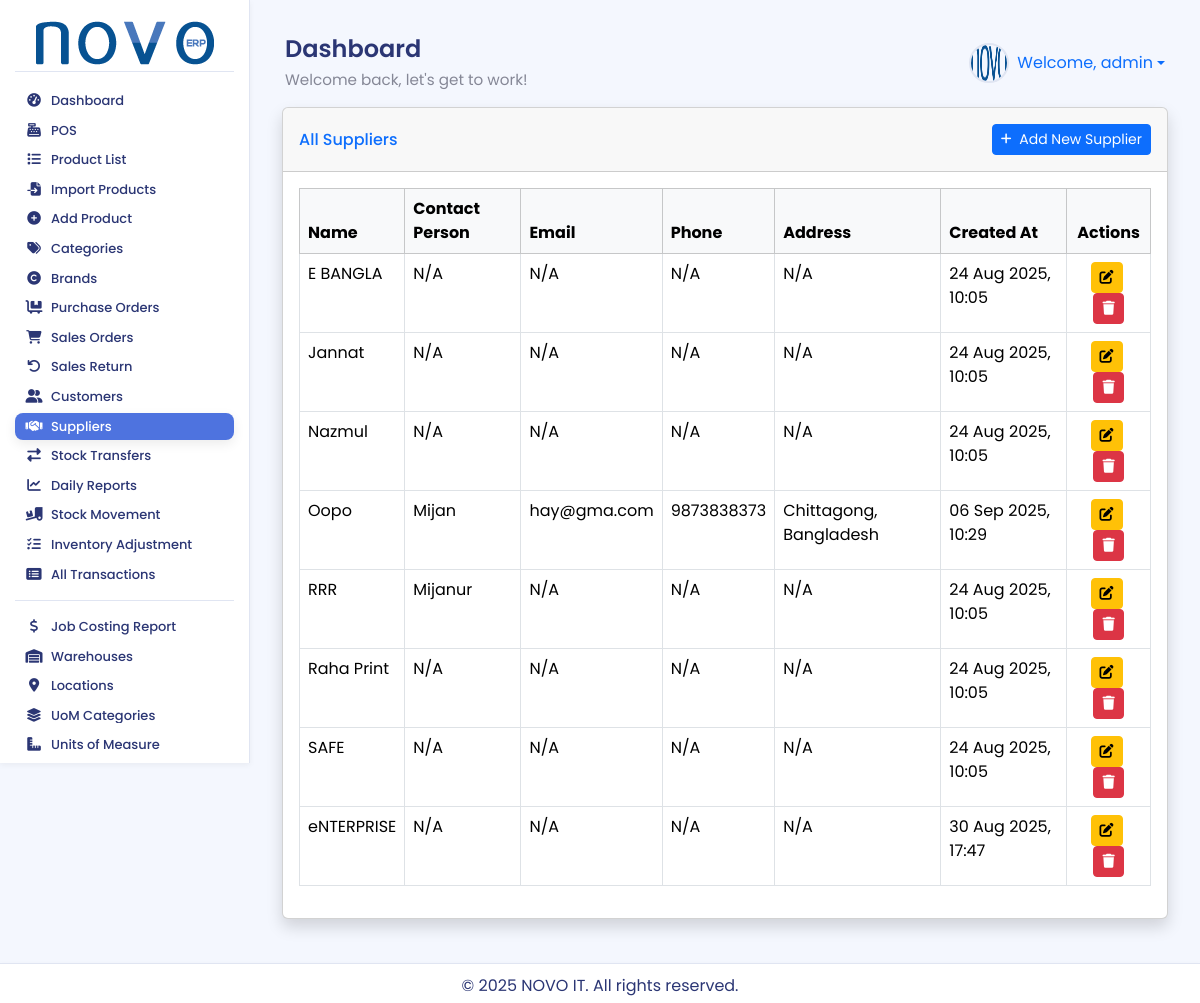
Page /partners/suppliers/ (signed in) on the committed database.
### accounts/models.py (models this page shows, shortened)
class User(AbstractUser):
    warehouse = models.ForeignKey(
        Warehouse,
        on_delete=models.SET_NULL,
        null=True,
        blank=True,
        related_name='users', # এই গুদামের সাথে যুক্ত ইউজারদের সহজে খুঁজে পাওয়ার জন্য
        verbose_name="Assigned Warehouse" # অ্যাডমিন প্যানেলে প্রদর্শনের জন্য
    )
    class Meta:
        verbose_name = "User"
        verbose_name_plural = "Users"

### partners/models.py (models this page shows, shortened)
class Supplier(models.Model):
    name = models.CharField(max_length=200, unique=True)
    contact_person = models.CharField(max_length=100, blank=True, null=True)
    email = models.EmailField(blank=True, null=True)
    phone = models.CharField(max_length=20, blank=True, null=True)
    address = models.TextField(blank=True, null=True)
    created_at = models.DateTimeField(auto_now_add=True)
    updated_at = models.DateTimeField(auto_now=True)
    class Meta:
        db_table = 'inventory_supplier'

### partners/views.py (the view)
# urls.py: path('suppliers/', views.supplier_list, name='supplier_list'),
@login_required
@permission_required('partners.view_supplier', login_url='/admin/')
def supplier_list(request):
    suppliers = Supplier.objects.all().order_by('name')
    return render(request, 'partners/supplier_list.html', {'suppliers': suppliers, 'title': 'All Suppliers'})

### partners/templates/partners/supplier_list.html (shortened to what this page needs)
{% extends 'base.html' %}
{% load static %}
{% block content %}
<div class="container-fluid">
    <div class="card shadow mb-4">
        <div class="card-header py-3 d-flex flex-row align-items-center justify-content-between">
            <h6 class="m-0 font-weight-bold text-primary">All Suppliers</h6>
            <a href="{% url 'partners:add_supplier' %}" class="btn btn-primary btn-sm">
                 Add New Supplier
            </a>
        </div>
        <div class="card-body">
            <div class="table-responsive">
                <table class="table table-bordered table-hover" width="100%" cellspacing="0">
                    <thead class="table-light">
                        <tr>
                            <th>Name</th>
                            <th>Contact Person</th>
                            <th>Email</th>
                            <th>Phone</th>
                            <th>Address</th>
                            <th>Created At</th>
                            <th class="text-center">Actions</th>
                        </tr>
                    </thead>
                    <tbody>
                        {% for supplier in suppliers %}
                        <tr>
                            <td>{{ supplier.name }}</td>
                            <td>{{ supplier.contact_person|default:"N/A" }}</td>
                            <td>{{ supplier.email|default:"N/A" }}</td>
                            <td>{{ supplier.phone|default:"N/A" }}</td>
                            <td>{{ supplier.address|truncatechars:50|default:"N/A" }}</td>
                            <td>{{ supplier.created_at|date:"d M Y, H:i" }}</td>
                            <td class="text-center">
                                <a href="{% url 'partners:edit_supplier' supplier.pk %}" class="btn btn-warning btn-sm me-1" title="Edit">
                                    <i class="fas fa-edit"></i>
                                </a>
                                <a href="{% url 'partners:delete_supplier' supplier.pk %}" class="btn btn-danger btn-sm" title="Delete">
                                    <i class="fas fa-trash"></i>
                                </a>
                            </td>
                        </tr>
                        {% empty %}
                        <tr>
                            <td colspan="7" class="text-center">No suppliers found.</td>
                        </tr>
                        {% endfor %}
                    </tbody>
                </table>
            </div>
        </div>
    </div>
</div>
{% endblock %}

### inventory_system/templates/base.html (shortened to what this page needs)
{% load static %}
<!DOCTYPE html>
<html lang="en">
<head>
    <link href="https://cdn.jsdelivr.net/npm/select2@4.1.0-rc.0/dist/css/select2.min.css" rel="stylesheet" />
    <link href="https://cdn.jsdelivr.net/npm/bootstrap@5.3.3/dist/css/bootstrap.min.css" rel="stylesheet">
    <link rel="stylesheet" href="https://cdnjs.cloudflare.com/ajax/libs/font-awesome/6.4.0/css/all.min.css">
    <link rel="stylesheet" href="{% static 'css/style.css' %}">
</head>
<body>
<div class="wrapper">
    {% if user.is_authenticated %}
    <aside class="sidebar-nav">
        <div class="sidebar-header">
            <a href="{% url 'dashboard' %}">
                <img src="{% static 'images/logo.png' %}" alt="NOVO ERP Logo">
            </a>
        </div>
        <ul class="sidebar-menu">
            {% with user.groups.all|join:", " as user_groups %}
            {% if 'POS Sales Staff' in user_groups %}
                <li><a href="{% url 'pos:pos_view' %}"><i class="fas fa-cash-register fa-fw"></i> <span>POS</span></a></li>
                <li><a href="{% url 'products:product_list' %}"><i class="fas fa-list fa-fw"></i> <span>Product List</span></a></li>
            {% elif user.is_superuser %}
                <li><a href="{% url 'dashboard' %}"><i class="fas fa-tachometer-alt fa-fw"></i> <span>Dashboard</span></a></li>
                <li><a href="{% url 'pos:pos_view' %}"><i class="fas fa-cash-register fa-fw"></i> <span>POS</span></a></li>
                <li><a href="{% url 'products:product_list' %}"><i class="fas fa-list fa-fw"></i> <span>Product List</span></a></li>
                <li><a href="{% url 'products:import_products' %}"><i class="fas fa-file-import fa-fw"></i> <span>Import Products</span></a></li>
                <li><a href="{% url 'products:add_product' %}"><i class="fas fa-plus-circle fa-fw"></i> <span>Add Product</span></a></li>
                <li><a href="{% url 'products:category_list' %}"><i class="fas fa-tags fa-fw"></i> <span>Categories</span></a></li>
                <li><a href="{% url 'products:brand_list' %}"><i class="fas fa-copyright fa-fw"></i> <span>Brands</span></a></li>
                <li><a href="{% url 'purchase:purchase_order_list' %}"><i class="fas fa-dolly-flatbed fa-fw"></i> <span>Purchase Orders</span></a></li>
                <li><a href="{% url 'sales:sales_order_list' %}"><i class="fas fa-shopping-cart fa-fw"></i> <span>Sales Orders</span></a></li>
                <li><a href="{% url 'sales:create_sales_return' %}"><i class="fas fa-undo fa-fw"></i> <span>Sales Return</span></a></li>
                <li><a href="{% url 'partners:customer_list' %}"><i class="fas fa-user-friends fa-fw"></i> <span>Customers</span></a></li>
                <li><a href="{% url 'partners:supplier_list' %}"><i class="fas fa-handshake fa-fw"></i> <span>Suppliers</span></a></li>
                <li><a href="{% url 'purchase:stock_transfer_request_list' %}"><i class="fas fa-exchange-alt fa-fw"></i> <span>Stock Transfers</span></a></li>
                <li><a href="{% url 'reports:daily_sales_report' %}"><i class="fas fa-chart-line fa-fw"></i> <span>Daily Reports</span></a></li>
                <li><a href="{% url 'stock:stock_movement_report' %}"><i class="fas fa-truck-loading fa-fw"></i> <span>Stock Movement</span></a></li>
                <li><a href="{% url 'stock:inventory_adjustment' %}"><i class="fas fa-tasks fa-fw"></i> <span>Inventory Adjustment</span></a></li>
                <li><a href="{% url 'stock:transaction_list' %}"><i class="fas fa-list-alt fa-fw"></i> <span>All Transactions</span></a></li>
                <div class="sidebar-divider"></div>
                <li><a href="{% url 'costing:job_costing_report' %}"><i class="fas fa-dollar-sign fa-fw"></i> <span>Job Costing Report</span></a></li>
                <li><a href="{% url 'stock:warehouse_list' %}"><i class="fas fa-warehouse fa-fw"></i> <span>Warehouses</span></a></li>
                <li><a href="{% url 'stock:location_list' %}"><i class="fas fa-map-marker-alt fa-fw"></i> <span>Locations</span></a></li>
                <li><a href="{% url 'products:uom_category_list' %}"><i class="fas fa-layer-group fa-fw"></i> <span>UoM Categories</span></a></li>
                <li><a href="{% url 'products:unit_of_measure_list' %}"><i class="fas fa-ruler-combined fa-fw"></i> <span>Units of Measure</span></a></li>
                <li><a href="{% url 'management:backup_restore' %}"> <span>Backup/Restore</span></a></li>
            {% endif %}
            {% endwith %}
        </ul>
    </aside>
    {% endif %}
    <div class="main-content">
        {% if user.is_authenticated %}
        <header class="header">
            <div class="header-title">
                <h1>{% block page_title %}Dashboard{% endblock %}</h1>
                <p>Welcome back, let's get to work!</p>
            </div>
            <div class="d-flex align-items-center">
                <div class="user-profile dropdown">
                    <a href="#" class="dropdown-toggle text-decoration-none d-flex align-items-center" data-bs-toggle="dropdown" aria-expanded="false">
                        <img src="{% static 'images/default_avatar.png' %}" alt="Avatar" class="me-2"> Welcome, {{ user.username }}
                    </a>
                </div>
            </div>
        </header>
        {% endif %}
        <main>
            {% block content %}{% endblock %}
        </main>
        <footer class="footer">
            <p>&copy; {% now "Y" %} NOVO IT. All rights reserved.</p>
        </footer>
    </div>
</div>
</body>
</html>

### static/css/style.css (style rules this page uses)
:root { --primary: hsl(185, 75%, 43%); --success: #1cc88a; --info: #36b9cc; --warning: #f6c23e; --danger: #e74a3b; --text: #2B3674; --muted: #858796; --bg: #F4F7FE; --card: #FFFFFF; --border: #E0E5F2; --sidebar-text: #2B3674; --sidebar-active-bg: #4e73df; --sidebar-hover-bg: rgba(78, 115, 223, 0.1); --shadow-sm: 0 2px 6px rgba(0, 0, 0, 0.05); --shadow-md: 0 4px 12px rgba(0, 0, 0, 0.08); --transition-fast: 0.2s ease; --transition-smooth: 0.3s ease; }
body { font-family: 'Poppins', sans-serif; background-color: var(--bg); color: var(--text); display: flex; flex-direction: column; min-height: 100vh; margin: 0; overflow-x: hidden; }
.wrapper { flex: 1; display: flex; flex-direction: row; }
.sidebar-nav { width: 250px; background: var(--card); border-right: 1px solid var(--border); padding: 15px; transition: width var(--transition-fast); box-shadow: var(--shadow-sm); height: calc(100vh - 37px); position: sticky; top: 0; overflow-y: auto; display: flex; flex-direction: column; }
.sidebar-header { padding: 5px 5px; border-bottom: 1px solid var(--border); text-align: center; }
.sidebar-header a img { width: 100%; max-width: 180px; height: auto; object-fit: contain; }
.sidebar-menu { list-style: none; padding: 0; margin: 15px 0 0; flex: 1 1 auto; }
.sidebar-nav::after { content: ''; padding-bottom: 20px; }
.sidebar-menu li { margin-bottom: 2px; }
.sidebar-menu a { display: flex; align-items: center; padding: 6px 10px; border-radius: 8px; color: var(--sidebar-text); text-decoration: none; font-weight: 500; font-size: 13px; line-height: 1.2; transition: background-color var(--transition-smooth), transform var(--transition-fast), box-shadow var(--transition-fast); }
.sidebar-menu a i { margin-right: 8px; width: 18px; text-align: center; font-size: 0.85rem; transition: color var(--transition-fast); }
.sidebar-menu a span { white-space: nowrap; overflow: hidden; text-overflow: ellipsis; }
.sidebar-menu a.active { background-color: var(--sidebar-active-bg); color: white; box-shadow: var(--shadow-md); }
.sidebar-menu a.active i { color: white; }
.sidebar-divider { height: 1px; background-color: var(--border); margin: 12px 0; }
.header { display: flex; justify-content: space-between; align-items: center; padding: 15px 15px; }
.header-title h1 { margin: 0; font-size: 1.5rem; font-weight: 600; }
.header-title p { margin: 5px 0 0; color: var(--muted); font-size: 0.95rem; }
.user-profile { display: flex; align-items: center; }
.user-profile img { width: 40px; height: 40px; border-radius: 50%; margin-right: 10px; border: 2px solid var(--border); }
.main-content { flex: 1; padding: 20px; padding-bottom: 60px; overflow-y: auto; background-color: var(--bg); }
.footer { position: fixed; bottom: 0; left: 0; width: 100%; height: 40px; background-color: var(--card); color: var(--text); text-align: center; padding: 10px; border-top: 1px solid var(--border); box-shadow: var(--shadow-sm); z-index: 1000; }

### rows in the picture
User: username "admin"
Supplier: name "E BANGLA", contact_person "N/A", email "N/A", phone "N/A", address "N/A", created_at "24 Aug 2025, 10:05"
Supplier: name "Jannat", contact_person "N/A", email "N/A", phone "N/A", address "N/A", created_at "24 Aug 2025, 10:05"
Supplier: name "Nazmul", contact_person "N/A", email "N/A", phone "N/A", address "N/A", created_at "24 Aug 2025, 10:05"
Supplier: name "Oopo", contact_person "Mijan", email "hay@gma.com", phone "9873838373", address "Chittagong, Bangladesh", created_at "06 Sep 2025, 10:29"
Supplier: name "RRR", contact_person "Mijanur", email "N/A", phone "N/A", address "N/A", created_at "24 Aug 2025, 10:05"
Supplier: name "Raha Print", contact_person "N/A", email "N/A", phone "N/A", address "N/A", created_at "24 Aug 2025, 10:05"
Supplier: name "SAFE", contact_person "N/A", email "N/A", phone "N/A", address "N/A", created_at "24 Aug 2025, 10:05"
Supplier: name "eNTERPRISE", contact_person "N/A", email "N/A", phone "N/A", address "N/A", created_at "30 Aug 2025, 17:47"
